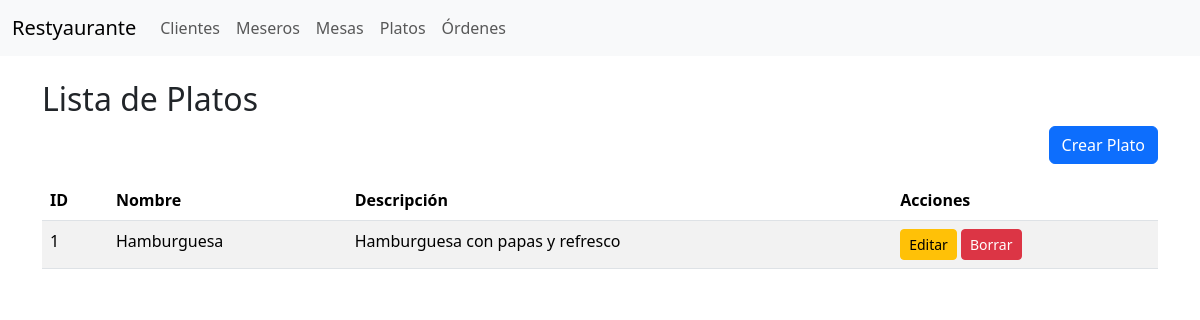
Page /platos/ on the committed database.
### restaurante/models/plato.py (models this page shows, shortened)
class Plato(models.Model):
    nombre = models.CharField(max_length=100)
    descripcion = models.TextField(blank=True)

### restaurante/views/plato_views.py (the view)
# urls.py: path('platos/', views.PlatoListView.as_view(), name='plato_list'),
class PlatoListView(ListView):
    model = Plato
    template_name = 'restaurante/platos/list.html'

### templates/restaurante/platos/list.html (shortened to what this page needs)
{% extends 'restaurante/base.html' %}
{% block content %}
<h2>Lista de Platos</h2>
<div class="text-end mb-3">
  <a class="btn btn-primary" href="{% url 'plato_create' %}">Crear Plato</a>
</div>
<table class="table table-striped">
  <thead>
    <tr>
      <th>ID</th>
      <th>Nombre</th>
      <th>Descripción</th>
      <th>Acciones</th>
    </tr>
  </thead>
  <tbody>
    {% for plato in object_list %}
      <tr>
        <td>{{ plato.id }}</td>
        <td>{{ plato.nombre }}</td>
        <td>{{ plato.descripcion }}</td>
        <td>
          <a href="{% url 'plato_edit' plato.id %}" class="btn btn-sm btn-warning">Editar</a>
          <a href="{% url 'plato_delete' plato.id %}" class="btn btn-sm btn-danger">Borrar</a>
        </td>
      </tr>
    {% endfor %}
  </tbody>
</table>
{% endblock %}

### rows in the picture
Plato: id "1", nombre "Hamburguesa", descripcion "Hamburguesa con papas y refresco"
